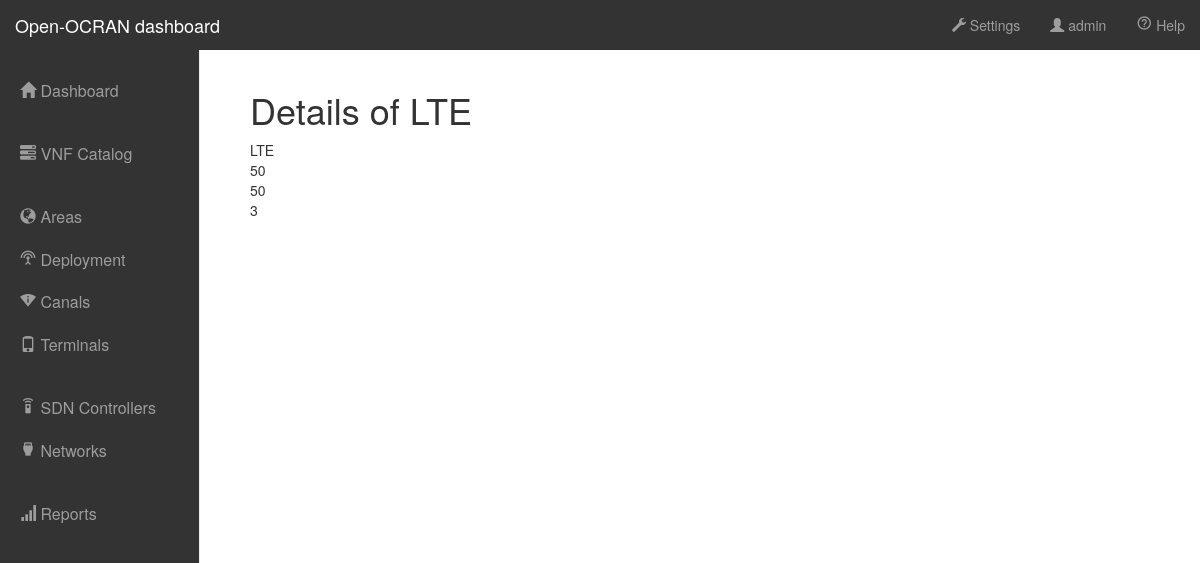
Screenshot of /vnfs/3/ (signed in) with the database file from the repository.
### vnfs/models.py (models this page shows, shortened)
class Vnf(models.Model):
	operador = models.ForeignKey(Operator, on_delete=models.CASCADE, null=True, blank=True)
	name = models.CharField(max_length=120)
	modules = models.FileField(null=True, blank=True,upload_to='vnfs/modules/')
	yaml = models.FileField(null=True, blank=True,upload_to='vnfs/yaml/')
	description = models.TextField(null=True, blank=True)
	cpu = models.IntegerField(null=True, blank=True)
	ram = models.IntegerField(null=True, blank=True)
	update = models.DateTimeField(auto_now=True,auto_now_add=False)
	timestamp = models.DateTimeField(auto_now=False,auto_now_add=True)
	class Meta:
		ordering = ["-timestamp","-update"]

### vnfs/views.py (the view)
# urls.py: url(r'^(?P<id>\d+)/$', vnf_detail, name='detail'),
def vnf_detail(request,id=None):
	if not request.user.is_authenticated():
		return HttpResponseRedirect(reverse('login'))
	if not request.user.is_staff:
		raise Http404
	instance = get_object_or_404(Vnf, id=id)
	context = {
		"user": request.user.username,
		"vnf": instance,
	}
	return render(request, "vnfs/vnf_detail.html", context)

### vnfs/templates/vnfs/vnf_detail.html
{%extends "base.html"%}
{%block content%}
	<h1>Details of {{vnf.name}}</h1>
	{{vnf.name}}<br/>
	{{vnf.cpu}}<br/>
	{{vnf.ram}}<br/>
	{{vnf.id}}<br/>
{%endblock content%}

### vnfs/templates/base.html (shortened to what this page needs)
{% load staticfiles %}
<!DOCTYPE html>
<html lang="en">
  <head>
    <link rel="stylesheet" href="http://maxcdn.bootstrapcdn.com/bootstrap/3.3.6/css/bootstrap.min.css">
    <link rel="stylesheet" href="https://maxcdn.bootstrapcdn.com/bootstrap/3.3.6/css/bootstrap.min.css">
    <link rel="stylesheet" type="text/css" href="{% static 'vnfs/dashboard.css' %}" />
  </head>
  <body>
    <nav class="navbar navbar-inverse navbar-fixed-top" style="background-color: #333">
      <div class="container-fluid">
        <div class="navbar-header">
          <a class="navbar-brand" href="#">Open-OCRAN dashboard</a>
        </div>
        <div id="navbar" class="navbar-collapse collapse">
          <ul class="nav navbar-nav navbar-right">
            <li><a href="{% url 'operators:settings' %}"><i class="glyphicon glyphicon-wrench"></i>  Settings</a></li>
            <li><a href="{% url 'logout' %}?next={% url 'login' %}"><i class="glyphicon glyphicon-user"></i>  {{user}}</a></li>
            <li><a href="#">
              <i class="material-icons" style="font-size:16px">help_outline</i>  Help</a></li>
          </ul>
        </div>
      </div>
    </nav>
    <div class="container-fluid">
      <div class="row">
        <div class="col-sm-3 col-md-2 sidebar" style="background-color: #333; margin-top: -1px">
          <ul class="nav nav-sidebar">
            <li>
              <a style="color: #9d9d9d; font-size: 16px" href="{% url 'vnfs:list' %}">
                <i class="glyphicon glyphicon-home" style="font-size:16px;"></i>  Dashboard</a>
            </li>
          </ul>
          <ul class="nav nav-sidebar">
            <li>
              <a style="color: #9d9d9d; font-size: 16px" href="{% url 'vnfs:list' %}">
                <i class="glyphicon glyphicon-tasks" style="font-size:16px;"></i>  VNF Catalog</a>
            </li>
          </ul>
          <ul class="nav nav-sidebar">
            <li><a style="color: #9d9d9d; font-size: 16px" href="{% url 'scenarios:list' %}">
              <i class="glyphicon glyphicon-globe" style="font-size:16px;"></i>  Areas</a></li>
            <li><a style="color: #9d9d9d; font-size: 16px" href="{% url 'deployments:list' %}">
              <i class="material-icons" style="font-size:16px">settings_input_antenna</i> Deployment</a></li>
            <li><a style="color: #9d9d9d; font-size: 16px" href="{% url 'deployments:canals' %}">
              <i class="material-icons" style="font-size:16px">perm_scan_wifi</i>  Canals</a></li>
            <li><a style="color: #9d9d9d; font-size: 16px" href="{% url 'users:list' %}">
                <i class="glyphicon glyphicon-phone" style="font-size:16px;"></i>  Terminals</a></li>
          </ul>
          <ul class="nav nav-sidebar">
            <li><a style="color: #9d9d9d; font-size: 16px" href="{% url 'networks:list' %}">
              <i class="material-icons" style="font-size:16px">settings_remote</i>  SDN Controllers</a></li>
            <li><a style="color: #9d9d9d; font-size: 16px" href="#">
              <i class="material-icons" style="font-size:16px">settings_input_hdmi</i>  Networks</a></li>
          </ul>
          <ul class="nav nav-sidebar">
            <li><a style="color: #9d9d9d; font-size: 16px" href="">
              <i class="glyphicon glyphicon-signal" style="font-size:16px;"></i>  Reports</a></li>
          </ul>
        </div>
        </div>
        <div class="col-sm-9 col-sm-offset-3 col-md-10 col-md-offset-2 main">
         {% block content%}{% endblock content%}
        </div>
      </div>
  </body>
</html>

### vnfs/static/vnfs/dashboard.css (style rules this page uses)
body { padding-top: 50px; }
.navbar-fixed-top { border: 0; }
.sidebar { display: none; }
@media (min-width: 768px) { .sidebar { position: fixed; top: 51px; bottom: 0; left: 0; z-index: 1000; display: block; padding: 20px; overflow-x: hidden; overflow-y: auto; background-color: #f5f5f5; border-right: 1px solid #eee; } }
.nav-sidebar { margin-right: -21px; margin-bottom: 20px; margin-left: -20px; }
.nav-sidebar > li > a { padding-right: 20px; padding-left: 20px; }
.main { padding: 20px; }
@media (min-width: 768px) { .main { padding-right: 40px; padding-left: 40px; } }

### rows the page displays
Vnf: name "LTE", cpu "50", ram "50", id "3"

### other values shown
{{ user }} "admin"
